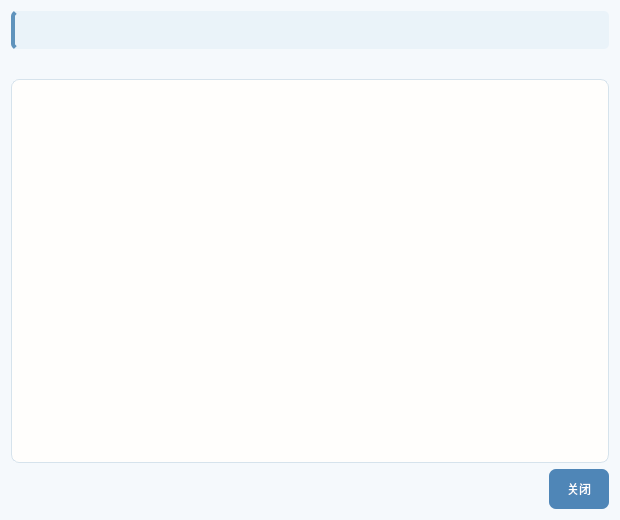
<?xml version="1.0" encoding="UTF-8"?>
<ui version="4.0">
 <class>ArticleReadDialog</class>
 <widget class="QDialog" name="ArticleReadDialog">
  <property name="geometry">
   <rect>
    <x>0</x>
    <y>0</y>
    <width>620</width>
    <height>520</height>
   </rect>
  </property>
  <property name="minimumSize">
   <size>
    <width>500</width>
    <height>420</height>
   </size>
  </property>
  <property name="windowTitle">
   <string>阅读文章</string>
  </property>
  <property name="styleSheet">
   <string notr="true">QDialog#ArticleReadDialog {
    background-color: #F5F9FC;
    color: #2F3B46;
    font-family: "Microsoft YaHei UI";
    font-size: 10pt;
}
QLabel#labelTitle {
    color: #2D5270;
    background-color: #EAF3F9;
    border-left: 4px solid #5F93BC;
    border-radius: 5px;
    padding: 8px 10px;
}
QLabel#labelMeta {
    color: #708493;
    padding: 2px 6px;
}
QPlainTextEdit {
    background-color: #FFFEFC;
    color: #2E3A43;
    border: 1px solid #D6E3EC;
    border-radius: 8px;
    padding: 12px;
    selection-background-color: #BFD8EA;
}
QPushButton {
    background-color: #4F86B7;
    color: white;
    border: none;
    border-radius: 7px;
    padding: 7px 18px;
    min-height: 26px;
}
QPushButton:hover {
    background-color: #3F739F;
}</string>
  </property>
  <layout class="QVBoxLayout" name="verticalLayout">
   <item>
    <widget class="QLabel" name="labelTitle">
     <property name="font">
      <font>
       <pointsize>14</pointsize>
       <bold>true</bold>
      </font>
     </property>
     <property name="text">
      <string/>
     </property>
     <property name="wordWrap">
      <bool>true</bool>
     </property>
    </widget>
   </item>
   <item>
    <widget class="QLabel" name="labelMeta">
     <property name="text">
      <string/>
     </property>
     <property name="wordWrap">
      <bool>true</bool>
     </property>
    </widget>
   </item>
   <item>
    <widget class="QPlainTextEdit" name="plainContent">
     <property name="readOnly">
      <bool>true</bool>
     </property>
    </widget>
   </item>
   <item>
    <layout class="QHBoxLayout" name="horizontalLayout">
     <item>
      <spacer name="horizontalSpacer">
       <property name="orientation">
        <enum>Qt::Orientation::Horizontal</enum>
       </property>
       <property name="sizeHint" stdset="0">
        <size>
         <width>40</width>
         <height>20</height>
        </size>
       </property>
      </spacer>
     </item>
     <item>
      <widget class="QPushButton" name="btnClose">
       <property name="text">
        <string>关闭</string>
       </property>
      </widget>
     </item>
    </layout>
   </item>
  </layout>
 </widget>
 <resources/>
 <connections>
  <connection>
   <sender>btnClose</sender>
   <signal>clicked()</signal>
   <receiver>ArticleReadDialog</receiver>
   <slot>accept()</slot>
   <hints>
    <hint type="sourcelabel">
     <x>20</x>
     <y>20</y>
    </hint>
    <hint type="destinationlabel">
     <x>20</x>
     <y>20</y>
    </hint>
   </hints>
  </connection>
 </connections>
</ui>
